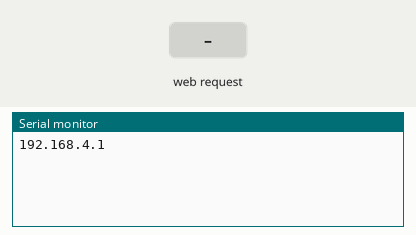
Bench run of a program on a simulated ESP32. Parts: the last lines printed to the serial monitor. The inputs (shaded band) are chosen by the test bench.

Above: at 1.2 s.
1.3 s: HTTP request GET /?volume=1 received
At 1.7 s:
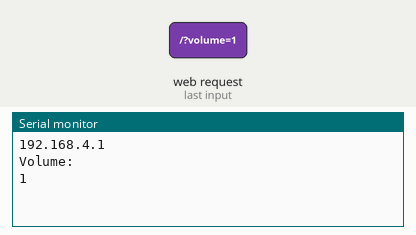
2.8 s: HTTP request GET /?fuzz=1 received
At 4.1 s:
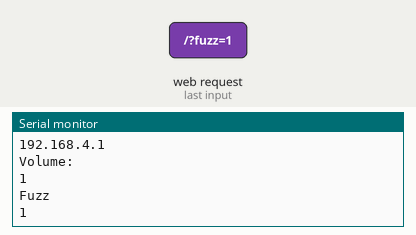

The program:

main.cpp
```cpp
#include <Arduino.h>
#include <SPI.h>
#include <WiFi.h>
#include <AsyncTCP.h>
#include <ESPAsyncWebServer.h>
#include <ESPmDNS.h>

// MCP4131
const byte ADDRESS = 0x00;
const int FUZZ_CS = 5;
const int VOLUME_CS = 15;
int fuzzValue = 0; // 0 to 128
int volumeValue = 0; // 0 to 128

// Web interface
const String ssid = "Fuzz Pedal";
const String password = "12345678";
AsyncWebServer server(80); // web server on port 80

const char index_html[] PROGMEM = R"rawliteral(
  <!DOCTYPE html>
  <html lang="en">
  <body>

    <p>Volume</p>
    <input type="range" name="volume" id="volume" min="0" max="128">
    <p>Fuzz</p>
    <input type="range" name="fuzz" id="fuzz" min="0" max="128">

    <script>
      const urlParams = new URLSearchParams(window.location.search);

      let volumeSlider = document.getElementById("volume");
      let fuzzSlider = document.getElementById("fuzz");

      if (urlParams.has("volume") && urlParams.has("fuzz")) {
        volumeSlider.value = urlParams.get("volume");
        fuzzSlider.value = urlParams.get("fuzz");
      } else {
        volumeSlider.value = 0;
        fuzzSlider.value = 0;
      }

      let volume = volumeSlider.value;
      let fuzz = fuzzSlider.value;

      volumeSlider.addEventListener("change", (event) => {
        volume = event.target.value;
        updateValue();
      });

      fuzzSlider.addEventListener("change", (event) => {
        fuzz = event.target.value;
        updateValue();
      });


      function updateValue() {
        let xhr = new XMLHttpRequest();
        xhr.open("GET", `/?volume=${volume}&fuzz=${fuzz}`, true);
        xhr.send();
      }
    </script>

  </body>
  </html>
)rawliteral";


void digitalPotentiometerWrite(int value, int cs) {
  digitalWrite(cs, LOW);
  SPI.transfer(ADDRESS);
  SPI.transfer(value);
  digitalWrite(cs, HIGH);
}


void setup() {
  Serial.begin(9600);

  // Initialize SPI
  pinMode(FUZZ_CS, OUTPUT);
  pinMode(VOLUME_CS, OUTPUT);
  SPI.begin();

  // Connect to wifi
  WiFi.softAP(ssid, password);
  Serial.println(WiFi.softAPIP());
  MDNS.begin("guitarpedal"); // access webpage using guitarpedal.local
  MDNS.addService("http", "tcp", 80);
  server.begin();


  server.on("/", HTTP_GET, [] (AsyncWebServerRequest *request) {
    String inputMessage;


    if (request->hasParam("volume")) {
      inputMessage = request->getParam("volume")->value();
      volumeValue = inputMessage.toInt();
      digitalPotentiometerWrite(volumeValue, VOLUME_CS);
      Serial.println("Volume: ");
      Serial.println(volumeValue);
    }
    if (request->hasParam("fuzz")) {
      inputMessage = request->getParam("fuzz")->value();
      fuzzValue = inputMessage.toInt();
      digitalPotentiometerWrite(fuzzValue, FUZZ_CS);
      Serial.println("Fuzz");
      Serial.println(fuzzValue);
    }
    request->send_P(200, "text/html", index_html);
  });

}

void loop() {


}
```

Measured:
- after the input at 1.3 s, the serial monitor: prints a new line at once (image 1)
- after the input at 2.8 s, the serial monitor: prints a new line at once (image 2)
